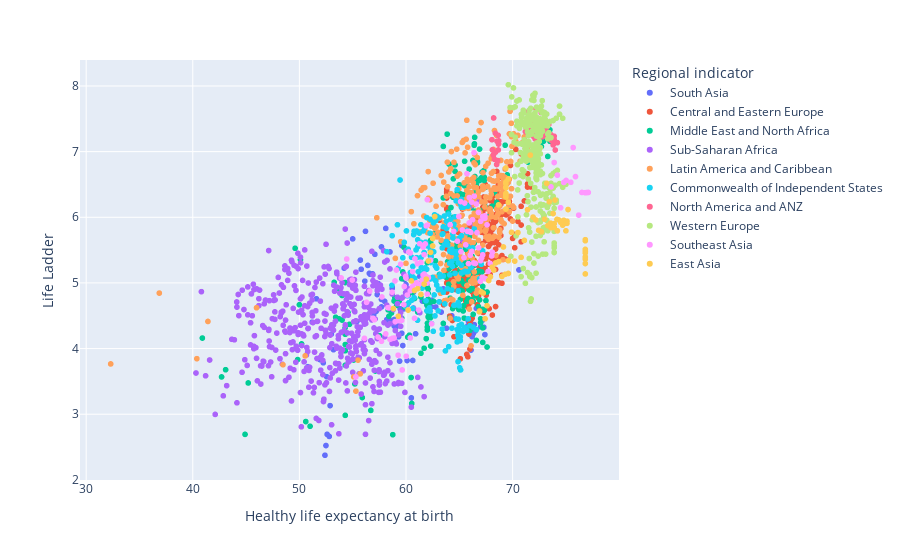

The notebook cell this image was saved under:
### Code cell
#La santé: est ce que les indicateurs de bonne santé influent sur le bonheur ? 

import plotly.express as px
import plotly.graph_objects as go

fig = px.scatter(df_global2, x='Healthy life expectancy at birth',y='Life Ladder'
                 ,color='Regional indicator',hover_data=['Country name'])
fig.show()

### Figure 1 — Plotly figure (JSON) as saved in the notebook; plotly's stock layout.template omitted (floating-point values rounded to 4 significant figures; data arrays with more than 128 entries replaced by an {"elided": "..."} marker saying what was removed)
{"data": [{"customdata": [["Afghanistan"], ["Afghanistan"], ["Afghanistan"], ["Afghanistan"], ["Afghanistan"], ["Afghanistan"], ["Afghanistan"], ["Afghanistan"], ["Afghanistan"], ["Afghanistan"], ["Afghanistan"], ["Afghanistan"], ["Afghanistan"], ["Bangladesh"], ["Bangladesh"], ["Bangladesh"], ["Bangladesh"], ["Bangladesh"], ["Bangladesh"], ["Bangladesh"], ["Bangladesh"], ["Bangladesh"], ["Bangladesh"], ["Bangladesh"], ["Bangladesh"], ["Bangladesh"], ["Bangladesh"], ["Bangladesh"], ["Bangladesh"], ["Bhutan"], ["Bhutan"], ["Bhutan"], ["India"], ["India"], ["India"], ["India"], ["India"], ["India"], ["India"], ["India"], ["India"], ["India"], ["India"], ["India"], ["India"], ["India"], ["India"], ["India"], ["Maldives"], ["Maldives"], ["Nepal"], ["Nepal"], ["Nepal"], ["Nepal"], ["Nepal"], ["Nepal"], ["Nepal"], ["Nepal"], ["Nepal"], ["Nepal"], ["Nepal"], ["Nepal"], ["Nepal"], ["Nepal"], ["Nepal"], ["Pakistan"], ["Pakistan"], ["Pakistan"], ["Pakistan"], ["Pakistan"], ["Pakistan"], ["Pakistan"], ["Pakistan"], ["Pakistan"], ["Pakistan"], ["Pakistan"], ["Pakistan"], ["Pakistan"], ["Pakistan"], ["Pakistan"], ["Sri Lanka"], ["Sri Lanka"], ["Sri Lanka"], ["Sri Lanka"], ["Sri Lanka"], ["Sri Lanka"], ["Sri Lanka"], ["Sri Lanka"], ["Sri Lanka"], ["Sri Lanka"], ["Sri Lanka"], ["Sri Lanka"], ["Sri Lanka"], ["Sri Lanka"]], "hovertemplate": "Regional indicator=South Asia<br>Healthy life expectancy at birth=%{x}<br>Life Ladder=%{y}<br>Country name=%{customdata[0]}<extra></extra>", "legendgroup": "South Asia", "marker": {"color": "#636efa", "symbol": "circle"}, "mode": "markers", "name": "South Asia", "showlegend": true, "type": "scattergl", "x": [50.8, 51.2, 51.6, 51.92, 52.24, 52.56, 52.88, 53.2, 53, 52.8, 52.6, 52.4, 52.49, 59.02, 59.44, 59.86, 60.28, 60.7, 61.12, 61.54, 61.96, 62.38, 62.8, 63.3, 63.8, 64.3, 64.8, 65.3, 64.8, 59.6, 59.9, 60.2, 55.72, 56.14, 56.56, 56.98, 57.4, 57.7, 58, 58.3, 58.6, 58.9, 59.3, 59.7, 60.1, 60.5, 60.9, 60.63, 70.6, 70.6, 57.2, 57.7, 58.2, 58.7, 59.2, 59.4, 59.6, 59.8, 60, 60.2, 61.3, 62.4, 63.5, 64.6, 64.23, 54.2, 55, 55.4, 55.8, 56.2, 56.42, 56.64, 56.86, 57.08, 57.3, 57.7, 58.1, 58.5, 58.9, 58.71, 65.78, 65.86, 65.94, 66.02, 66.1, 66.2, 66.3, 66.4, 66.5, 66.6, 67, 67.2, 67.4, 67.3], "xaxis": "x", "y": [3.724, 4.402, 4.758, 3.832, 3.783, 3.572, 3.131, 3.983, 4.22, 2.662, 2.694, 2.375, 2.523, 4.319, 4.607, 5.052, 5.083, 4.858, 4.986, 4.724, 4.66, 4.636, 4.633, 4.556, 4.31, 4.499, 5.114, 5.28, 5.025, 5.569, 4.939, 5.082, 5.348, 5.027, 5.146, 4.522, 4.989, 4.635, 4.72, 4.428, 4.424, 4.342, 4.179, 4.046, 3.818, 3.249, 4.225, 3.819, 5.198, 5.198, 4.567, 4.748, 4.441, 4.917, 4.35, 3.809, 4.233, 4.605, 4.975, 4.812, 5.1, 4.737, 4.91, 5.449, 5.269, 5.225, 5.671, 4.414, 5.208, 5.786, 5.267, 5.132, 5.138, 5.436, 4.823, 5.549, 5.831, 5.472, 4.443, 4.934, 4.345, 4.415, 4.431, 4.212, 3.977, 4.181, 4.225, 4.365, 4.268, 4.612, 4.331, 4.435, 4.213, 4.325], "yaxis": "y"}, {"customdata": {"elided": "242x1 str values"}, "hovertemplate": "Regional indicator=Central and Eastern Europe<br>Healthy life expectancy at birth=%{x}<br>Life Ladder=%{y}<br>Country name=%{customdata[0]}<extra></extra>", "legendgroup": "Central and Eastern Europe", "marker": {"color": "#EF553B", "symbol": "circle"}, "mode": "markers", "name": "Central and Eastern Europe", "showlegend": true, "type": "scattergl", "x": {"elided": "242 float values"}, "xaxis": "x", "y": {"elided": "242 float values"}, "yaxis": "y"}, {"customdata": {"elided": "266x1 str values"}, "hovertemplate": "Regional indicator=Middle East and North Africa<br>Healthy life expectancy at birth=%{x}<br>Life Ladder=%{y}<br>Country name=%{customdata[0]}<extra></extra>", "legendgroup": "Middle East and North Africa", "marker": {"color": "#00cc96", "symbol": "circle"}, "mode": "markers", "name": "Middle East and North Africa", "showlegend": true, "type": "scattergl", "x": {"elided": "266 float values"}, "xaxis": "x", "y": {"elided": "266 float values"}, "yaxis": "y"}, {"customdata": {"elided": "438x1 str values"}, "hovertemplate": "Regional indicator=Sub-Saharan Africa<br>Healthy life expectancy at birth=%{x}<br>Life Ladder=%{y}<br>Country name=%{customdata[0]}<extra></extra>", "legendgroup": "Sub-Saharan Africa", "marker": {"color": "#ab63fa", "symbol": "circle"}, "mode": "markers", "name": "Sub-Saharan Africa", "showlegend": true, "type": "scattergl", "x": {"elided": "438 float values"}, "xaxis": "x", "y": {"elided": "438 float values"}, "yaxis": "y"}, {"customdata": {"elided": "309x1 str values"}, "hovertemplate": "Regional indicator=Latin America and Caribbean<br>Healthy life expectancy at birth=%{x}<br>Life Ladder=%{y}<br>Country name=%{customdata[0]}<extra></extra>", "legendgroup": "Latin America and Caribbean", "marker": {"color": "#FFA15A", "symbol": "circle"}, "mode": "markers", "name": "Latin America and Caribbean", "showlegend": true, "type": "scattergl", "x": {"elided": "309 float values"}, "xaxis": "x", "y": {"elided": "309 float values"}, "yaxis": "y"}, {"customdata": {"elided": "182x1 str values"}, "hovertemplate": "Regional indicator=Commonwealth of Independent States<br>Healthy life expectancy at birth=%{x}<br>Life Ladder=%{y}<br>Country name=%{customdata[0]}<extra></extra>", "legendgroup": "Commonwealth of Independent States", "marker": {"color": "#19d3f3", "symbol": "circle"}, "mode": "markers", "name": "Commonwealth of Independent States", "showlegend": true, "type": "scattergl", "x": {"elided": "182 float values"}, "xaxis": "x", "y": {"elided": "182 float values"}, "yaxis": "y"}, {"customdata": [["Australia"], ["Australia"], ["Australia"], ["Australia"], ["Australia"], ["Australia"], ["Australia"], ["Australia"], ["Australia"], ["Australia"], ["Australia"], ["Australia"], ["Australia"], ["Australia"], ["Australia"], ["Canada"], ["Canada"], ["Canada"], ["Canada"], ["Canada"], ["Canada"], ["Canada"], ["Canada"], ["Canada"], ["Canada"], ["Canada"], ["Canada"], ["Canada"], ["Canada"], ["Canada"], ["Canada"], ["New Zealand"], ["New Zealand"], ["New Zealand"], ["New Zealand"], ["New Zealand"], ["New Zealand"], ["New Zealand"], ["New Zealand"], ["New Zealand"], ["New Zealand"], ["New Zealand"], ["New Zealand"], ["New Zealand"], ["New Zealand"], ["New Zealand"], ["United States"], ["United States"], ["United States"], ["United States"], ["United States"], ["United States"], ["United States"], ["United States"], ["United States"], ["United States"], ["United States"], ["United States"], ["United States"], ["United States"], ["United States"], ["United States"]], "hovertemplate": "Regional indicator=North America and ANZ<br>Healthy life expectancy at birth=%{x}<br>Life Ladder=%{y}<br>Country name=%{customdata[0]}<extra></extra>", "legendgroup": "North America and ANZ", "marker": {"color": "#FF6692", "symbol": "circle"}, "mode": "markers", "name": "North America and ANZ", "showlegend": true, "type": "scattergl", "x": [71.4, 71.72, 71.88, 72.2, 72.3, 72.4, 72.5, 72.6, 72.7, 73, 73.3, 73.6, 73.9, 74.2, 73.9, 71.3, 71.66, 71.84, 72.02, 72.2, 72.36, 72.52, 72.68, 72.84, 73, 73.2, 73.4, 73.6, 73.8, 74, 73.8, 71.2, 71.4, 71.6, 72, 72.12, 72.24, 72.36, 72.48, 72.6, 72.8, 73, 73.2, 73.4, 73.6, 73.4, 68.06, 68.22, 68.38, 68.54, 68.7, 68.68, 68.66, 68.64, 68.62, 68.6, 68.5, 68.4, 68.3, 68.2, 68.1, 68.2], "xaxis": "x", "y": [7.341, 7.285, 7.254, 7.45, 7.406, 7.196, 7.364, 7.289, 7.309, 7.25, 7.257, 7.177, 7.234, 7.137, 7.183, 7.418, 7.482, 7.486, 7.488, 7.65, 7.426, 7.415, 7.594, 7.304, 7.413, 7.245, 7.415, 7.175, 7.109, 7.025, 7.103, 7.305, 7.604, 7.381, 7.224, 7.191, 7.25, 7.28, 7.306, 7.418, 7.226, 7.327, 7.37, 7.205, 7.257, 7.277, 7.182, 7.513, 7.28, 7.158, 7.164, 7.115, 7.026, 7.249, 7.151, 6.864, 6.804, 6.992, 6.883, 6.944, 7.028, 6.951], "yaxis": "y"}, {"customdata": {"elided": "292x1 str values"}, "hovertemplate": "Regional indicator=Western Europe<br>Healthy life expectancy at birth=%{x}<br>Life Ladder=%{y}<br>Country name=%{customdata[0]}<extra></extra>", "legendgroup": "Western Europe", "marker": {"color": "#B6E880", "symbol": "circle"}, "mode": "markers", "name": "Western Europe", "showlegend": true, "type": "scattergl", "x": {"elided": "292 float values"}, "xaxis": "x", "y": {"elided": "292 float values"}, "yaxis": "y"}, {"customdata": [["Cambodia"], ["Cambodia"], ["Cambodia"], ["Cambodia"], ["Cambodia"], ["Cambodia"], ["Cambodia"], ["Cambodia"], ["Cambodia"], ["Cambodia"], ["Cambodia"], ["Cambodia"], ["Cambodia"], ["Cambodia"], ["Cambodia"], ["Cambodia"], ["Indonesia"], ["Indonesia"], ["Indonesia"], ["Indonesia"], ["Indonesia"], ["Indonesia"], ["Indonesia"], ["Indonesia"], ["Indonesia"], ["Indonesia"], ["Indonesia"], ["Indonesia"], ["Indonesia"], ["Indonesia"], ["Indonesia"], ["Laos"], ["Laos"], ["Laos"], ["Laos"], ["Laos"], ["Laos"], ["Laos"], ["Laos"], ["Laos"], ["Laos"], ["Malaysia"], ["Malaysia"], ["Malaysia"], ["Malaysia"], ["Malaysia"], ["Malaysia"], ["Malaysia"], ["Malaysia"], ["Malaysia"], ["Malaysia"], ["Malaysia"], ["Malaysia"], ["Malaysia"], ["Myanmar"], ["Myanmar"], ["Myanmar"], ["Myanmar"], ["Myanmar"], ["Myanmar"], ["Myanmar"], ["Myanmar"], ["Myanmar"], ["Myanmar"], ["Philippines"], ["Philippines"], ["Philippines"], ["Philippines"], ["Philippines"], ["Philippines"], ["Philippines"], ["Philippines"], ["Philippines"], ["Philippines"], ["Philippines"], ["Philippines"], ["Philippines"], ["Philippines"], ["Philippines"], ["Philippines"], ["Singapore"], ["Singapore"], ["Singapore"], ["Singapore"], ["Singapore"], ["Singapore"], ["Singapore"], ["Singapore"], ["Singapore"], ["Singapore"], ["Singapore"], ["Singapore"], ["Singapore"], ["Singapore"], ["Thailand"], ["Thailand"], ["Thailand"], ["Thailand"], ["Thailand"], ["Thailand"], ["Thailand"], ["Thailand"], ["Thailand"], ["Thailand"], ["Thailand"], ["Thailand"], ["Thailand"], ["Thailand"], ["Thailand"], ["Thailand"], ["Vietnam"], ["Vietnam"], ["Vietnam"], ["Vietnam"], ["Vietnam"], ["Vietnam"], ["Vietnam"], ["Vietnam"], ["Vietnam"], ["Vietnam"], ["Vietnam"], ["Vietnam"], ["Vietnam"], ["Vietnam"], ["Vietnam"]], "hovertemplate": "Regional indicator=Southeast Asia<br>Healthy life expectancy at birth=%{x}<br>Life Ladder=%{y}<br>Country name=%{customdata[0]}<extra></extra>", "legendgroup": "Southeast Asia", "marker": {"color": "#FF97FF", "symbol": "circle"}, "mode": "markers", "name": "Southeast Asia", "showlegend": true, "type": "scattergl", "x": [55.3, 56.1, 56.9, 57.7, 58.5, 58.88, 59.26, 59.64, 60.02, 60.4, 60.8, 61.2, 61.6, 62, 62.4, 62, 59.84, 59.98, 60.12, 60.26, 60.4, 60.62, 60.84, 61.06, 61.28, 61.5, 61.7, 61.9, 62.1, 62.3, 62.24, 53.92, 54.44, 54.96, 56.3, 56.6, 58.3, 58.7, 59.1, 59.5, 58.97, 64.96, 65.12, 65.28, 65.44, 65.6, 65.76, 65.92, 66.08, 66.24, 66.4, 67, 67.2, 67.1, 57.02, 57.38, 57.74, 58.1, 58.4, 58.7, 59, 59.3, 59.6, 59.3, 59.8, 60, 60.2, 60.4, 60.6, 60.8, 61, 61.2, 61.4, 61.6, 61.7, 61.8, 61.9, 62, 62.1, 62, 73.6, 73.9, 74.2, 74.5, 74.8, 75.02, 75.46, 75.68, 75.9, 76.2, 76.5, 76.8, 77.1, 76.95, 64.14, 64.48, 64.82, 65.16, 65.5, 65.72, 65.94, 66.16, 66.38, 66.6, 66.8, 67, 67.2, 67.4, 67.6, 67.4, 65.86, 66.02, 66.18, 66.34, 66.5, 66.66, 66.82, 66.98, 67.14, 67.3, 67.5, 67.7, 67.9, 68.1, 68.03], "xaxis": "x", "y": [3.569, 4.156, 4.462, 4.111, 4.141, 4.161, 3.899, 3.674, 3.883, 4.162, 4.461, 4.586, 5.122, 4.998, 4.377, 4.83, 4.947, 5.101, 4.815, 5.472, 5.457, 5.173, 5.368, 5.292, 5.597, 5.043, 5.136, 5.098, 5.34, 5.347, 5.345, 5.076, 5.364, 5.044, 4.704, 4.876, 4.623, 4.859, 5.197, 5.284, 5.03, 6.012, 6.239, 5.807, 5.385, 5.58, 5.786, 5.914, 5.77, 5.963, 6.322, 5.339, 5.428, 5.384, 4.439, 4.176, 4.786, 4.224, 4.623, 4.154, 4.411, 4.434, 4.431, 4.426, 4.67, 5.074, 4.589, 4.88, 4.942, 4.994, 5.002, 4.977, 5.313, 5.547, 5.431, 5.594, 5.869, 6.268, 5.08, 5.88, 6.463, 6.834, 6.642, 6.145, 6.531, 6.561, 6.533, 7.062, 6.62, 6.033, 6.378, 6.375, 6.378, 6.377, 5.885, 5.784, 5.636, 5.476, 6.217, 6.664, 6.3, 6.231, 6.985, 6.202, 6.074, 5.939, 6.012, 6.022, 5.885, 5.985, 5.294, 5.422, 5.48, 5.304, 5.296, 5.767, 5.535, 5.023, 5.085, 5.076, 5.062, 5.175, 5.296, 5.467, 5.411], "yaxis": "y"}, {"customdata": [["China"], ["China"], ["China"], ["China"], ["China"], ["China"], ["China"], ["China"], ["China"], ["China"], ["China"], ["China"], ["China"], ["China"], ["China"], ["China"], ["Hong Kong S.A.R. of China"], ["Hong Kong S.A.R. of China"], ["Hong Kong S.A.R. of China"], ["Hong Kong S.A.R. of China"], ["Hong Kong S.A.R. of China"], ["Hong Kong S.A.R. of China"], ["Hong Kong S.A.R. of China"], ["Hong Kong S.A.R. of China"], ["Hong Kong S.A.R. of China"], ["Hong Kong S.A.R. of China"], ["Hong Kong S.A.R. of China"], ["Hong Kong S.A.R. of China"], ["Japan"], ["Japan"], ["Japan"], ["Japan"], ["Japan"], ["Japan"], ["Japan"], ["Japan"], ["Japan"], ["Japan"], ["Japan"], ["Japan"], ["Japan"], ["Japan"], ["Japan"], ["Japan"], ["Mongolia"], ["Mongolia"], ["Mongolia"], ["Mongolia"], ["Mongolia"], ["Mongolia"], ["Mongolia"], ["Mongolia"], ["Mongolia"], ["Mongolia"], ["Mongolia"], ["Mongolia"], ["Mongolia"], ["Mongolia"], ["South Korea"], ["South Korea"], ["South Korea"], ["South Korea"], ["South Korea"], ["South Korea"], ["South Korea"], ["South Korea"], ["South Korea"], ["South Korea"], ["South Korea"], ["South Korea"], ["South Korea"], ["South Korea"], ["South Korea"], ["South Korea"], ["Taiwan Province of China"], ["Taiwan Province of China"], ["Taiwan Province of China"], ["Taiwan Province of China"], ["Taiwan Province of China"], ["Taiwan Province of China"], ["Taiwan Province of China"], ["Taiwan Province of China"], ["Taiwan Province of China"], ["Taiwan Province of China"], ["Taiwan Province of China"], ["Taiwan Province of China"], ["Taiwan Province of China"], ["Taiwan Province of China"]], "hovertemplate": "Regional indicator=East Asia<br>Healthy life expectancy at birth=%{x}<br>Life Ladder=%{y}<br>Country name=%{customdata[0]}<extra></extra>", "legendgroup": "East Asia", "marker": {"color": "#FECB52", "symbol": "circle"}, "mode": "markers", "name": "East Asia", "showlegend": true, "type": "scattergl", "x": [66.88, 67.06, 67.24, 67.42, 67.6, 67.76, 67.92, 68.08, 68.24, 68.4, 68.7, 69, 69.3, 69.6, 69.9, 69.59, 76.82, 76.82, 76.82, 76.82, 76.82, 76.82, 76.82, 76.82, 76.82, 76.82, 76.82, 76.82, 73.2, 73.44, 73.56, 73.68, 73.8, 73.98, 74.16, 74.34, 74.52, 74.7, 74.8, 74.9, 75, 75.1, 75.2, 75.1, 58.82, 59.28, 60.2, 60.5, 60.8, 61.1, 61.4, 61.7, 61.9, 62.1, 62.3, 62.5, 62.7, 62.5, 70.2, 70.5, 70.8, 71.1, 71.4, 71.66, 71.92, 72.18, 72.44, 72.7, 73, 73.3, 73.6, 73.9, 74.2, 73.9, 68.68, 69.14, 69.6, 69.37, 69.37, 69.37, 69.37, 69.37, 69.37, 69.37, 69.37, 69.37, 69.37, 69.6], "xaxis": "x", "y": [4.56, 4.863, 4.846, 4.454, 4.653, 5.037, 5.095, 5.241, 5.196, 5.304, 5.325, 5.099, 5.131, 5.144, 5.771, 5.339, 5.511, 5.137, 5.397, 5.643, 5.474, 5.484, 5.458, 5.498, 5.362, 5.659, 5.295, 5.477, 6.516, 6.238, 5.911, 5.845, 6.057, 6.263, 5.968, 5.959, 5.923, 5.88, 5.955, 5.911, 5.794, 5.908, 6.118, 5.94, 4.609, 4.493, 4.586, 5.031, 4.885, 4.913, 4.825, 4.983, 5.057, 5.334, 5.465, 5.563, 6.011, 5.677, 5.332, 5.767, 5.39, 5.648, 6.116, 6.947, 6.003, 5.959, 5.801, 5.78, 5.971, 5.874, 5.84, 5.903, 5.793, 5.845, 6.189, 5.548, 6.229, 6.309, 6.126, 6.34, 6.363, 6.45, 6.513, 6.359, 6.467, 6.537, 6.751, 6.584], "yaxis": "y"}], "layout": {"legend": {"title": {"text": "Regional indicator"}, "tracegroupgap": 0}, "margin": {"t": 60}, "xaxis": {"anchor": "y", "domain": [0, 1], "title": {"text": "Healthy life expectancy at birth"}}, "yaxis": {"anchor": "x", "domain": [0, 1], "title": {"text": "Life Ladder"}}}}
